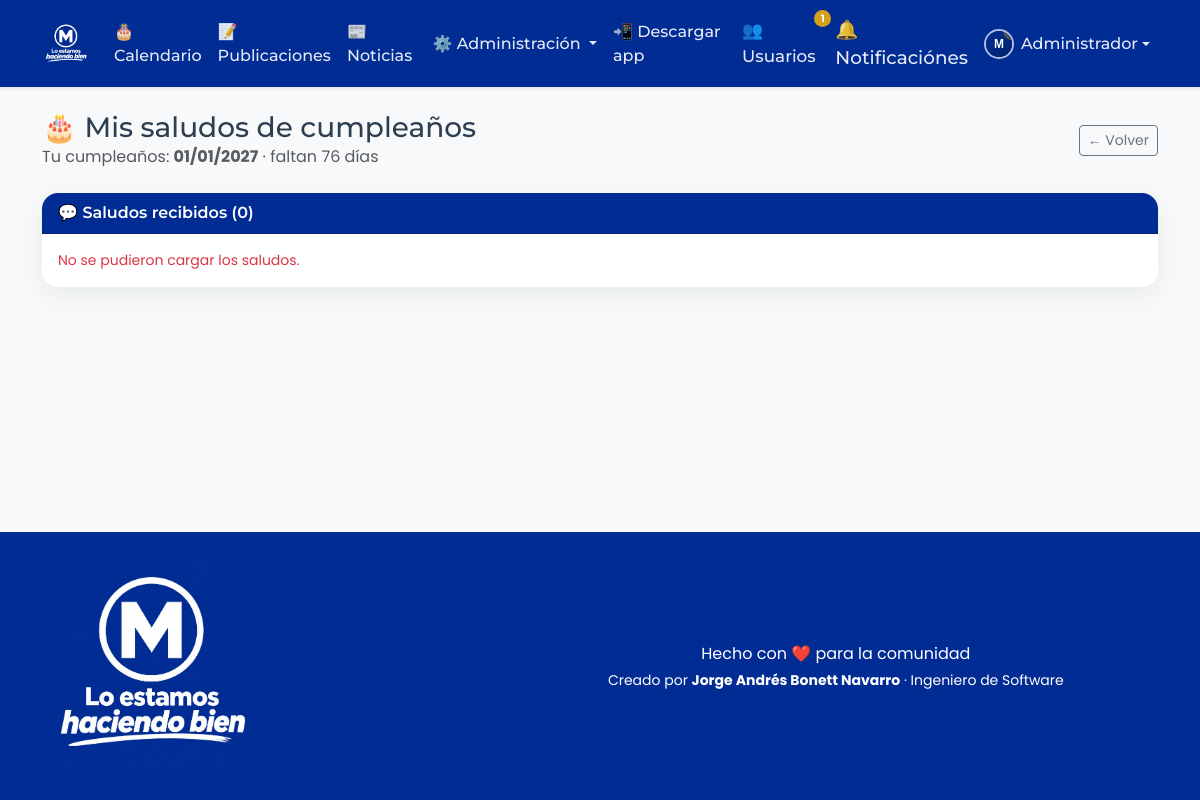
Screenshot of /modules/calendar/greetings.php (signed in) with the database file from the repository.
### tables this page shows
CREATE TABLE `usuarios` (
  `id`               INT UNSIGNED NOT NULL AUTO_INCREMENT,
  `id_rol`           INT UNSIGNED NOT NULL DEFAULT 2,
  `usuario`          VARCHAR(50)  NOT NULL COMMENT 'Nombre de usuario para iniciar sesión',
  `nombre`           VARCHAR(80)  NOT NULL,
  `apellidos`        VARCHAR(120) NOT NULL,
  `fecha_nacimiento` DATE         NOT NULL,
  `direccion`        VARCHAR(255) DEFAULT NULL,
  `barrio`           VARCHAR(120) DEFAULT NULL,
  `zona`             ENUM('Urbana','Vereda') NOT NULL DEFAULT 'Urbana',
  `foto`             VARCHAR(255) DEFAULT NULL COMMENT 'Ruta relativa de la imagen de perfil',
  `email`            VARCHAR(160) DEFAULT NULL,
  `password`         VARCHAR(255) NOT NULL COMMENT 'Hash generado con password_hash()',
  `estado`           TINYINT(1)   NOT NULL DEFAULT 1 COMMENT '1=Activo, 2=Inactivo',
  `creado_en`        TIMESTAMP    NOT NULL DEFAULT CURRENT_TIMESTAMP,
  PRIMARY KEY (`id`),
  UNIQUE KEY `uq_usuarios_usuario` (`usuario`),
  UNIQUE KEY `uq_usuarios_email` (`email`),
  KEY `idx_usuarios_rol` (`id_rol`),
  KEY `idx_usuarios_nacimiento` (`fecha_nacimiento`),
  CONSTRAINT `fk_usuarios_rol` FOREIGN KEY (`id_rol`)
    REFERENCES `roles` (`id`) ON UPDATE CASCADE ON DELETE RESTRICT
);

### config/app.php (called while the page is built, shortened)
<?php
require_once __DIR__ . '/database.php';
function e(?string $value): string
{
    return htmlspecialchars((string) $value, ENT_QUOTES, 'UTF-8');
}
function base_url(string $path = ''): string
{
    $base = rtrim($_ENV['APP_URL'] ?? '', '/');
    return $base . '/' . ltrim($path, '/');
}
function asset(string $path): string
{
    return base_url('assets/' . ltrim($path, '/'));
}
function total_users_count(): int
{
    try {
        return (int) Database::connection()
            ->query('SELECT COUNT(*) FROM usuarios WHERE estado = 1')
            ->fetchColumn();
    } catch (Throwable $e) {
        return 0;
    }
}
function is_logged_in(): bool
{
    return isset($_SESSION['user_id']);
}
function current_user(): ?array
{
    $stmt = Database::connection()->prepare(
        'SELECT u.*, r.nombre_rol
           FROM usuarios u
           JOIN roles r ON r.id = u.id_rol
          WHERE u.id = ? LIMIT 1'
    );
    $stmt->execute([$_SESSION['user_id']]);
    $row = $stmt->fetch();
    return $row ?: null;
}
function is_admin(): bool
{
    $user = current_user();
    return $user !== null && (int) $user['id_rol'] === 1;
}
function module_is_visible(string $clave): bool
{
    if (is_admin()) {
        return true;
    }
    $user = current_user();
    $stmt = Database::connection()->prepare(
        'SELECT pm.visible
           FROM permisos_modulos pm
           JOIN modulos m ON m.id = pm.id_modulo
          WHERE pm.id_rol = ? AND m.clave_modulo = ? LIMIT 1'
    );
    $stmt->execute([$user['id_rol'], $clave]);
    $row = $stmt->fetch();
    return $row ? (bool) (int) $row['visible'] : false;
}

### config/database.php (called while the page is built, shortened)
<?php
class Database
{
    private static $instance = null;
    public static function connection(): PDO
    {
        if (self::$instance === null) {
            $host = $_ENV['DB_HOST'] ?? 'localhost';
            $port = $_ENV['DB_PORT'] ?? '3306';
            $name = $_ENV['DB_NAME'] ?? 'monchomania';
            $user = $_ENV['DB_USER'] ?? 'root';
            $pass = $_ENV['DB_PASS'] ?? '';
            $dsn = sprintf(
                'mysql:host=%s;port=%s;dbname=%s;charset=utf8mb4',
                $host,
                $port,
                $name
            );
            $options = [
                PDO::ATTR_ERRMODE            => PDO::ERRMODE_EXCEPTION,
                PDO::ATTR_DEFAULT_FETCH_MODE => PDO::FETCH_ASSOC,
                PDO::ATTR_EMULATE_PREPARES   => false,
                PDO::ATTR_STRINGIFY_FETCHES  => false,
                PDO::MYSQL_ATTR_INIT_COMMAND => 'SET NAMES utf8mb4 COLLATE utf8mb4_unicode_ci',
            ];
            try {
                self::$instance = new PDO($dsn, $user, $pass, $options);
                self::$instance->exec("SET time_zone = '+00:00'");
            } catch (PDOException $e) {
                http_response_code(500);
                if (($_ENV['APP_DEBUG'] ?? 'false') === 'true') {
                    die('Error de conexión a la base de datos: ' . $e->getMessage());
                }
                die('Error de conexión a la base de datos.');
            }
        }
        return self::$instance;
    }
}

### includes/auth_middleware.php (called while the page is built, shortened)
<?php
require_once __DIR__ . '/../config/app.php';
$user = current_user();

### modules/calendar/helpers.php (called while the page is built, shortened)
<?php
require_once __DIR__ . '/../../config/app.php';
function cumple_comments(int $destinoId): array
{
    $stmt = Database::connection()->prepare(
        'SELECT c.id, c.id_usuario_autor, c.comentario, c.fecha_creacion,
                u.nombre, u.apellidos, u.foto
           FROM cumple_comentarios c
           JOIN usuarios u ON u.id = c.id_usuario_autor
          WHERE c.id_usuario_destino = ?
          ORDER BY c.fecha_creacion DESC'
    );
    $stmt->execute([$destinoId]);
    $filas = $stmt->fetchAll();
    $saludos = [];
    return $saludos;
}

### modules/calendar/greetings.php (the view, shortened to what this page needs)
<?php
require_once __DIR__ . '/../../includes/auth_middleware.php';
require_once __DIR__ . '/helpers.php';
$saludos       = cumple_comments((int) $user['id']);
$esAdmin       = is_admin();
$nacimiento = $user['fecha_nacimiento'] ?? null;
$proximoCumple = null;
if ($nacimiento) {
    $partes = explode('-', (string) $nacimiento);
    $hoy    = new DateTime('today');
    $proximoCumple = new DateTime($hoy->format('Y') . '-' . ($partes[1] ?? '01') . '-' . ($partes[2] ?? '01'));
    if ($proximoCumple < $hoy) {
        $proximoCumple->modify('+1 year');
    }
}
$diasFaltantes = $proximoCumple ? (int) (new DateTime('today'))->diff($proximoCumple)->days : null;
require_once __DIR__ . '/../../includes/header.php';
require_once __DIR__ . '/../../includes/navbar.php';
?>
<div class="container py-4">
    <div class="d-flex justify-content-between align-items-center mb-4 flex-wrap gap-2">
        <div>
            <h1 class="h3 mb-0">🎂 Mis saludos de cumpleaños</h1>
            <p class="text-muted mb-0">
                <?php if ($proximoCumple): ?>
                    Tu cumpleaños: <strong><?= e($proximoCumple->format('d/m/Y')) ?></strong>
                    <?php if ($diasFaltantes === 0): ?>
                        · ¡Hoy es tu día! 🎉
                    <?php else: ?>
                        · faltan <?= (int) $diasFaltantes ?> días
                    <?php endif; ?>
                <?php else: ?>
                    Aquí están los saludos que te ha enviado la comunidad.
                <?php endif; ?>
            </p>
        </div>
        <a class="btn btn-outline-secondary btn-sm js-go-back" href="<?= base_url('modules/calendar/index.php') ?>">← Volver</a>
    </div>
    <div class="card mm-card">
        <div class="card-header mm-card-header">
            💬 Saludos recibidos (<span class="js-comments-count"><?= count($saludos) ?></span>)
        </div>
        <div class="card-body">
            <div class="js-comments-list mm-comments js-greetings-comments">
            </div>
        </div>
    </div>
</div>
<?php require_once __DIR__ . '/../../includes/footer.php'; ?>

### includes/navbar.php (shortened to what this page needs)
<?php
$currentUser = $currentUser ?? (is_logged_in() ? current_user() : null);
$totalUsuariosActivos = 0;
if ($currentUser) {
    $totalUsuariosActivos = total_users_count();
}
?>
<nav class="navbar navbar-expand-lg navbar-dark mm-navbar sticky-top shadow-sm">
    <div class="container">
        <a class="navbar-brand mm-brand" href="<?= base_url('index.php') ?>">
            <img src="<?= asset('img/logo.png') ?>" alt="monchomania" class="mm-logo">
        </a>
        <div class="collapse navbar-collapse" id="mainNav">
            <ul class="navbar-nav ms-auto align-items-lg-center">
                <?php if ($currentUser): ?>
                    <?php if (module_is_visible('calendario')): ?>
                        <li class="nav-item">
                            <a class="nav-link" href="<?= base_url('modules/calendar/index.php') ?>">
                                🎂 Calendario
                            </a>
                        </li>
                    <?php endif; ?>
                    <?php if (module_is_visible('publicaciones')): ?>
                        <li class="nav-item">
                            <a class="nav-link" href="<?= base_url('modules/posts/index.php') ?>">
                                📝 Publicaciones
                            </a>
                        </li>
                    <?php endif; ?>
                    <?php if (module_is_visible('noticias')): ?>
                        <li class="nav-item">
                            <a class="nav-link" href="<?= base_url('modules/news/index.php') ?>">
                                📰 Noticias
                            </a>
                        </li>
                    <?php endif; ?>
                    <?php if (is_admin()): ?>
                        <li class="nav-item dropdown">
                            <a class="nav-link dropdown-toggle" href="#" role="button"
                               data-bs-toggle="dropdown" aria-expanded="false">
                                ⚙️ Administración
                            </a>
                        </li>
                    <?php endif; ?>
                    <li class="nav-item">
                        <a class="nav-link js-install-app" href="#" role="button" title="Descargar como app">
                            📲 Descargar app
                        </a>
                    </li>
                    <li class="nav-item">
                        <a class="nav-link position-relative mm-users"
                           href="<?= base_url('modules/users/index.php') ?>"
                           title="Usuarios de la comunidad">
                            👥 Usuarios
                            <span class="badge rounded-pill mm-users-badge"><?= $totalUsuariosActivos ?></span>
                        </a>
                    </li>
                    <li class="nav-item dropdown">
                        <a class="nav-link position-relative mm-bell" href="#" role="button"
                           data-bs-toggle="dropdown" data-bs-auto-close="outside" aria-expanded="false"
                           aria-label="Notificaciones"
                           data-read-url="<?= base_url('modules/notifications/read.php') ?>"
                           data-delete-url="<?= base_url('modules/notifications/delete.php') ?>">
                            🔔Notificaciónes
                        </a>
                    </li>
                    <li class="nav-item dropdown">
                        <a class="nav-link dropdown-toggle d-flex align-items-center" href="#" role="button"
                           data-bs-toggle="dropdown" aria-expanded="false">
                            <img src="<?= e($currentUser['foto'] ? uploads_url('profiles/' . $currentUser['foto']) : asset('img/avatar-default.svg')) ?>"
                                 class="nav-avatar js-profile-photo" alt="Foto de perfil">
                            <span><?= e($currentUser['nombre']) ?></span>
                        </a>
                    </li>
                <?php endif; ?>
            </ul>
        </div>
    </div>
</nav>

### assets/css/style.css (style rules this page uses)
:root { --mm-primary: #012C94; --mm-primary-dark: #012069; --mm-primary-darker: #001442; --mm-primary-soft: #EDF1FC; --mm-accent: #D4A017; --mm-accent-soft: #FBF3E0; --mm-dark: #2C3E50; --mm-muted: #7F8C8D; --mm-light: #F8F9FA; --mm-border: #E9ECEF; --mm-radius: 1rem; --mm-shadow: 0 8px 24px rgba(44, 62, 80, 0.08); --mm-shadow-hover: 0 14px 34px rgba(44, 62, 80, 0.15); --font-heading: 'Montserrat', sans-serif; --font-body: 'Poppins', sans-serif; }
body { font-family: var(--font-body); background: var(--mm-light); color: var(--mm-dark); min-height: 100vh; display: flex; flex-direction: column; }
h1, h2, h3, h4, h5, h6 { font-family: var(--font-heading); }
a { color: var(--mm-primary); }
.mm-brand { display: inline-flex; align-items: center; padding: 0; }
.mm-logo { display: block; height: 48px; width: auto; border-radius: 12px; }
.mm-navbar { background: var(--mm-primary); box-shadow: 0 4px 14px rgba(1, 32, 105, 0.25); }
.mm-navbar .nav-link { font-family: var(--font-heading); font-weight: 500; color: rgba(255, 255, 255, 0.9) !important; }
.nav-avatar { width: 30px; height: 30px; border-radius: 50%; object-fit: cover; margin-right: 7px; border: 2px solid rgba(255, 255, 255, 0.7); }
.js-profile-photo { cursor: zoom-in; }
.mm-bell { font-size: 1.15rem; }
.mm-users { font-size: 1.05rem; }
.mm-users-badge { position: absolute; top: 0; right: -4px; background: var(--mm-accent); color: #fff; font-size: 0.65rem; padding: 0.2rem 0.4rem; }
.mm-card { border: none; border-radius: var(--mm-radius); box-shadow: var(--mm-shadow); transition: transform 0.2s ease, box-shadow 0.2s ease; }
.mm-card-header { background: var(--mm-primary); color: #fff; font-family: var(--font-heading); font-weight: 600; border-radius: var(--mm-radius) var(--mm-radius) 0 0 !important; }
.mm-comments { max-height: 280px; overflow-y: auto; display: flex; flex-direction: column; gap: 0.7rem; }

### rows the page displays
usuarios: nombre "Administrador", fecha_nacimiento "01/01/2027", fecha_nacimiento "76"

### other values shown
$totalUsuariosActivos "1"
count($saludos) "0"
